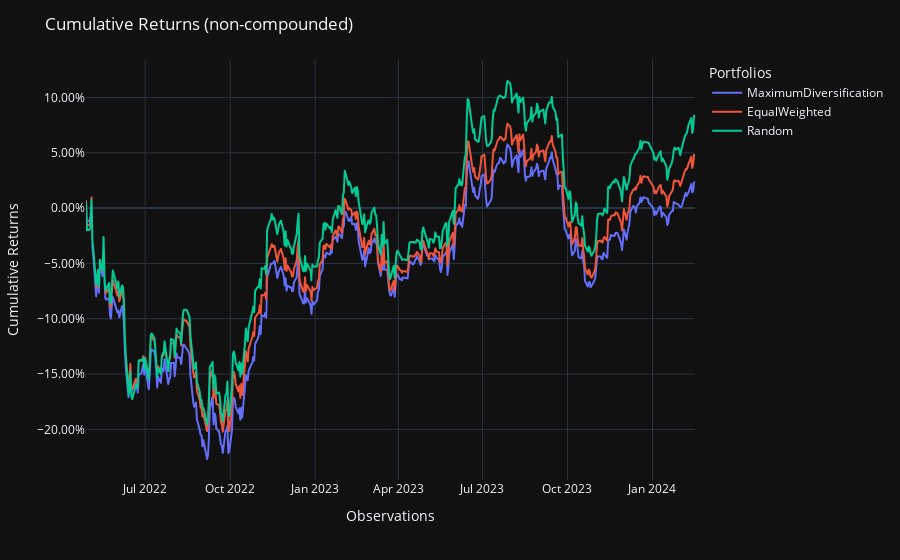

Write notebook code for a chart like this one.
### Code cell
population.plot_cumulative_returns()

### Figure 1 — Plotly figure (JSON) as saved in the notebook; plotly's stock layout.template omitted (floating-point values rounded to 4 significant figures; data arrays with more than 128 entries replaced by an {"elided": "..."} marker saying what was removed)
{"data": [{"hovertemplate": "variable=MaximumDiversification<br>index=%{x}<br>value=%{y}<extra></extra>", "legendgroup": "MaximumDiversification", "line": {"color": "#636efa", "dash": "solid"}, "marker": {"symbol": "circle"}, "mode": "lines", "name": "MaximumDiversification", "showlegend": true, "x": {"elided": "451 str values"}, "xaxis": "x", "y": {"elided": "451 float values"}, "yaxis": "y", "type": "scattergl"}, {"hovertemplate": "variable=EqualWeighted<br>index=%{x}<br>value=%{y}<extra></extra>", "legendgroup": "EqualWeighted", "line": {"color": "#EF553B", "dash": "solid"}, "marker": {"symbol": "circle"}, "mode": "lines", "name": "EqualWeighted", "showlegend": true, "x": {"elided": "451 str values"}, "xaxis": "x", "y": {"elided": "451 float values"}, "yaxis": "y", "type": "scattergl"}, {"hovertemplate": "variable=Random<br>index=%{x}<br>value=%{y}<extra></extra>", "legendgroup": "Random", "line": {"color": "#00cc96", "dash": "solid"}, "marker": {"symbol": "circle"}, "mode": "lines", "name": "Random", "showlegend": true, "x": {"elided": "451 str values"}, "xaxis": "x", "y": {"elided": "451 float values"}, "yaxis": "y", "type": "scattergl"}], "layout": {"xaxis": {"anchor": "y", "domain": [0.0, 1.0], "title": {"text": "Observations"}}, "yaxis": {"anchor": "x", "domain": [0.0, 1.0], "title": {"text": "Cumulative Returns"}, "tickformat": ".2%"}, "legend": {"title": {"text": "Portfolios"}, "tracegroupgap": 0}, "margin": {"t": 60}, "title": {"text": "Cumulative Returns (non-compounded)"}}}
